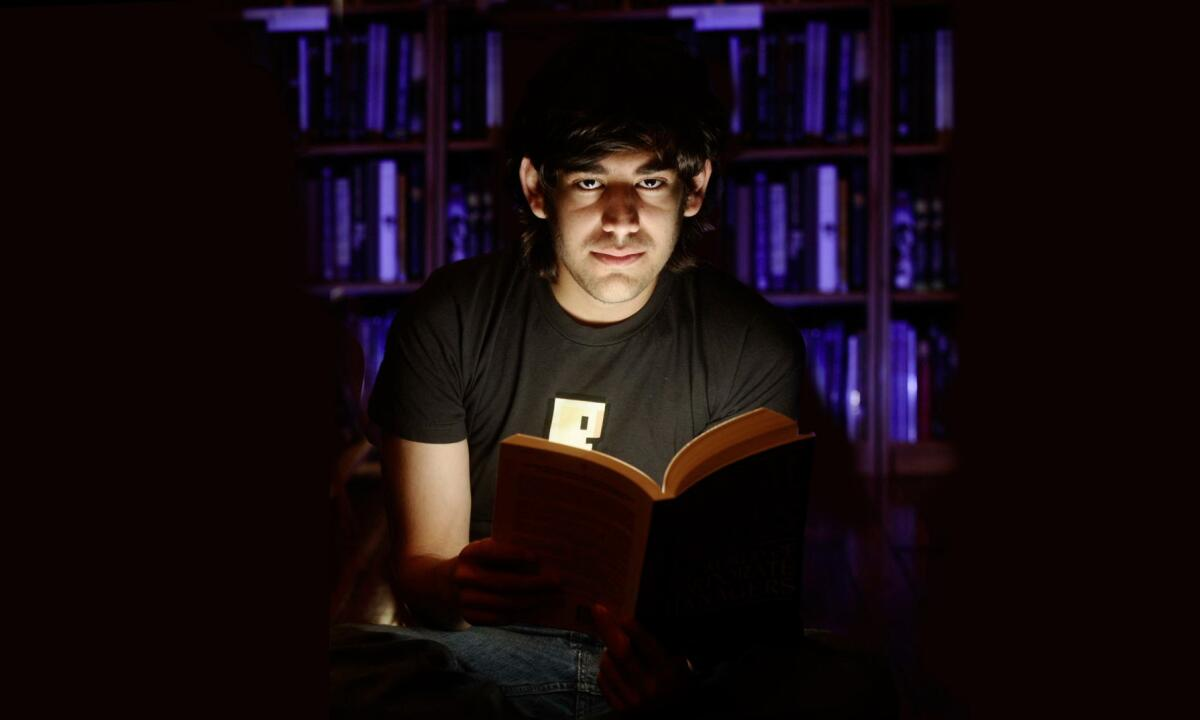
#> input picture swartz.jpg, 1200 x 720 px, found by its file name
$ python rotation.py
#> lines starting #> are read from the running program, lines starting #| are printed output that depends on the picture
import cv2

image= cv2.imread("swartz.jpg")
#> image is the input picture: shape (720, 1200, 3); mean B, G, R 14.7, 11.4, 22.2
image=cv2.resize(image,None, fx=0.5,fy=0.5)
#> image: shape (360, 600, 3)

# To rotate 90 degrees and multiples of 90 degrees
rot_image=cv2.rotate(image,cv2.ROTATE_90_CLOCKWISE) #rotate 90 degrees clockwise
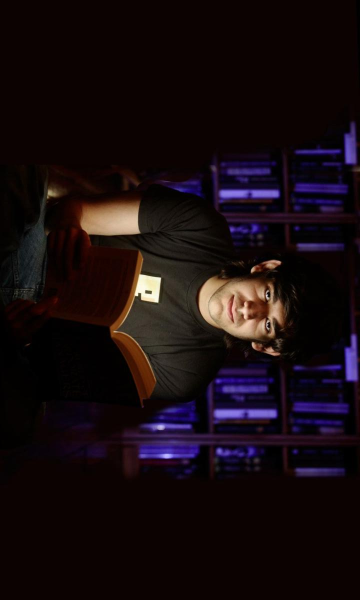
#> rot_image: shape (600, 360, 3); mean B, G, R 14.8, 11.4, 22.3
cv2.imshow("image", rot_image)
cv2.waitKey(0)
cv2.destroyAllWindows()

rot_image=cv2.rotate(image,cv2.ROTATE_180) # turning upside down
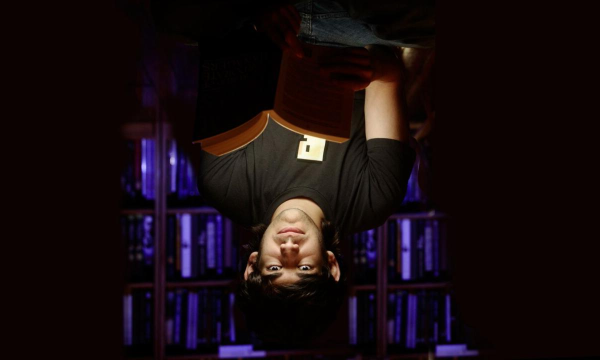
#> rot_image: shape (360, 600, 3); mean B, G, R 14.8, 11.4, 22.3
cv2.imshow("image", rot_image)
cv2.waitKey(0)
cv2.destroyAllWindows()

rot_image=cv2.rotate(image,cv2.ROTATE_90_COUNTERCLOCKWISE) # rotate 90 degrees counterclockwise
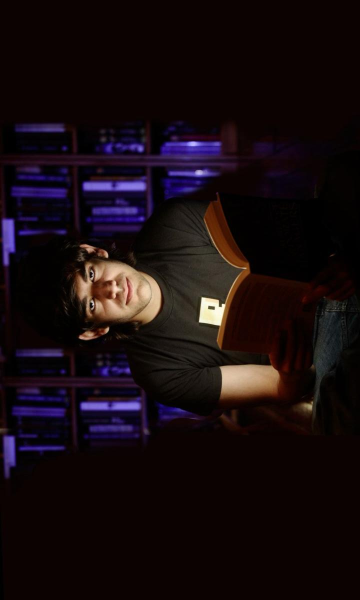
#> rot_image: shape (600, 360, 3); mean B, G, R 14.8, 11.4, 22.3
cv2.imshow("image", rot_image)
cv2.waitKey(0)
cv2.destroyAllWindows()


# To rotate at desired angles

# center determination
(h,w)=image.shape[:2] # Row, Column --> y,x  iamge is a matris
#> h = 360; w = 600
center=(w//2, h//2) # Cartesian Coordinate System (x, y)
#> center = (300, 180)

# Creating a Rotation Matrix (Center, Angle, Scale)
angle=75
scale=1
M = cv2.getRotationMatrix2D(center, angle, scale)

result=cv2.warpAffine(image, M, (h,w))
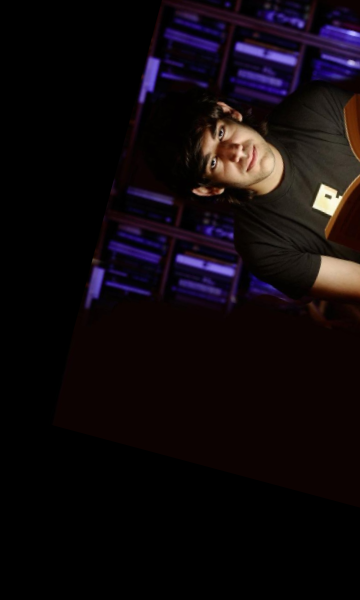
#> result: shape (600, 360, 3); mean B, G, R 12.9, 9.5, 16

cv2.imshow("Turning angle 75",result)
cv2.waitKey(0)
cv2.destroyAllWindows()
